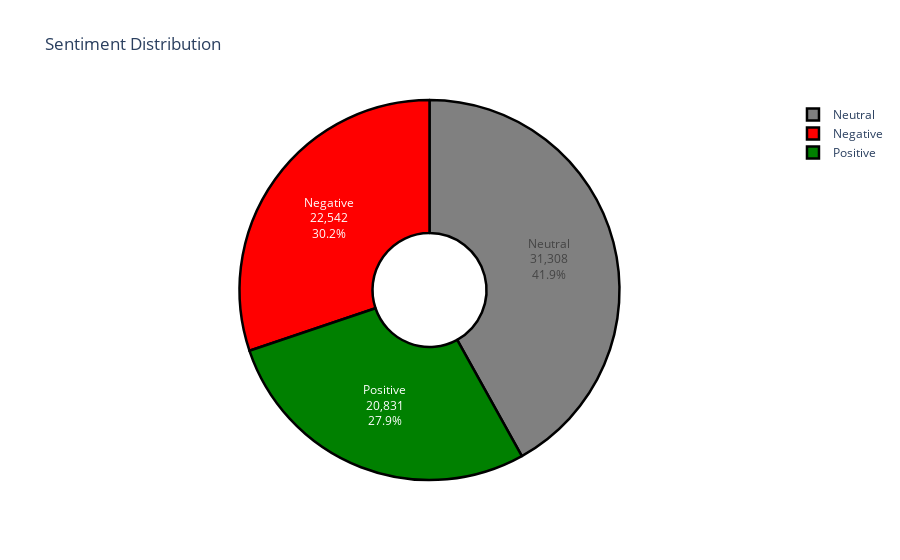

The code cell stored with this chart in its notebook:
### Code cell
fig.update_layout(
    title_text='Sentiment Distribution',
    template='plotly_white',
    xaxis=dict(
        title='Sources',
    ),
    yaxis=dict(
        title='Number of Posts in Twitter',
    )
)

fig.update_traces(marker_line_color='black', 
                  marker_line_width=2.5, 
                  opacity=1.0)
 
fig.show()

### Figure 1 — Plotly figure (JSON) as saved in the notebook; plotly's stock layout.template omitted (floating-point values rounded to 4 significant figures)
{"data": [{"hole": 0.3, "labels": ["Negative", "Neutral", "Positive"], "marker": {"colors": ["red", "grey", "green"], "line": {"color": "black", "width": 2.5}}, "opacity": 1, "textinfo": "percent+value+label", "textposition": "auto", "type": "pie", "values": [22542, 31308, 20831]}], "layout": {"title": {"text": "Sentiment Distribution"}, "xaxis": {"title": {"text": "Sources"}}, "yaxis": {"title": {"text": "Number of Posts in Twitter"}}}}
